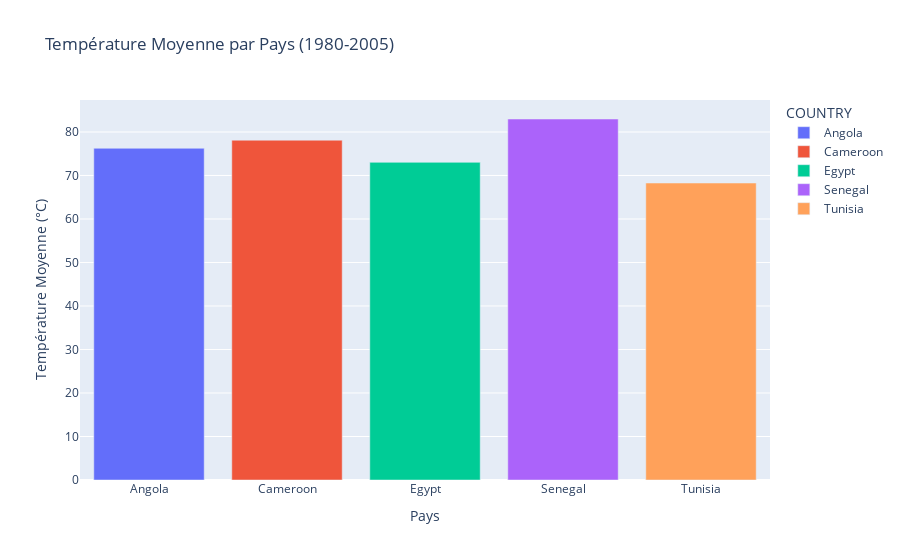

Here is the notebook cell this chart was saved with:
### Code cell
# Groupons les données par pays et calculons la température moyenne pour chaque pays.
average_temp_by_country = data.groupby('COUNTRY')['TAVG'].mean().reset_index()

# Créer un graphique en barres interactif.
fig = px.bar(average_temp_by_country, x='COUNTRY', y='TAVG',color='COUNTRY', labels={'TAVG': 'Température Moyenne (°C)'}, title='Température Moyenne par Pays (1980-2005)')
fig.update_xaxes(title_text='Pays')
fig.show()

### Figure 1 — Plotly figure (JSON) as saved in the notebook; plotly's stock layout.template omitted (floating-point values rounded to 4 significant figures)
{"data": [{"alignmentgroup": "True", "hovertemplate": "COUNTRY=%{x}<br>Température Moyenne (°C)=%{y}<extra></extra>", "legendgroup": "Angola", "marker": {"color": "#636efa", "pattern": {"shape": ""}}, "name": "Angola", "offsetgroup": "Angola", "orientation": "v", "showlegend": true, "textposition": "auto", "type": "bar", "x": ["Angola"], "xaxis": "x", "y": [76.25], "yaxis": "y"}, {"alignmentgroup": "True", "hovertemplate": "COUNTRY=%{x}<br>Température Moyenne (°C)=%{y}<extra></extra>", "legendgroup": "Cameroon", "marker": {"color": "#EF553B", "pattern": {"shape": ""}}, "name": "Cameroon", "offsetgroup": "Cameroon", "orientation": "v", "showlegend": true, "textposition": "auto", "type": "bar", "x": ["Cameroon"], "xaxis": "x", "y": [78.11], "yaxis": "y"}, {"alignmentgroup": "True", "hovertemplate": "COUNTRY=%{x}<br>Température Moyenne (°C)=%{y}<extra></extra>", "legendgroup": "Egypt", "marker": {"color": "#00cc96", "pattern": {"shape": ""}}, "name": "Egypt", "offsetgroup": "Egypt", "orientation": "v", "showlegend": true, "textposition": "auto", "type": "bar", "x": ["Egypt"], "xaxis": "x", "y": [73.02], "yaxis": "y"}, {"alignmentgroup": "True", "hovertemplate": "COUNTRY=%{x}<br>Température Moyenne (°C)=%{y}<extra></extra>", "legendgroup": "Senegal", "marker": {"color": "#ab63fa", "pattern": {"shape": ""}}, "name": "Senegal", "offsetgroup": "Senegal", "orientation": "v", "showlegend": true, "textposition": "auto", "type": "bar", "x": ["Senegal"], "xaxis": "x", "y": [82.98], "yaxis": "y"}, {"alignmentgroup": "True", "hovertemplate": "COUNTRY=%{x}<br>Température Moyenne (°C)=%{y}<extra></extra>", "legendgroup": "Tunisia", "marker": {"color": "#FFA15A", "pattern": {"shape": ""}}, "name": "Tunisia", "offsetgroup": "Tunisia", "orientation": "v", "showlegend": true, "textposition": "auto", "type": "bar", "x": ["Tunisia"], "xaxis": "x", "y": [68.27], "yaxis": "y"}], "layout": {"barmode": "relative", "legend": {"title": {"text": "COUNTRY"}, "tracegroupgap": 0}, "title": {"text": "Température Moyenne par Pays (1980-2005)"}, "xaxis": {"anchor": "y", "categoryarray": ["Angola", "Cameroon", "Egypt", "Senegal", "Tunisia"], "categoryorder": "array", "domain": [0, 1], "title": {"text": "Pays"}}, "yaxis": {"anchor": "x", "domain": [0, 1], "title": {"text": "Température Moyenne (°C)"}}}}
